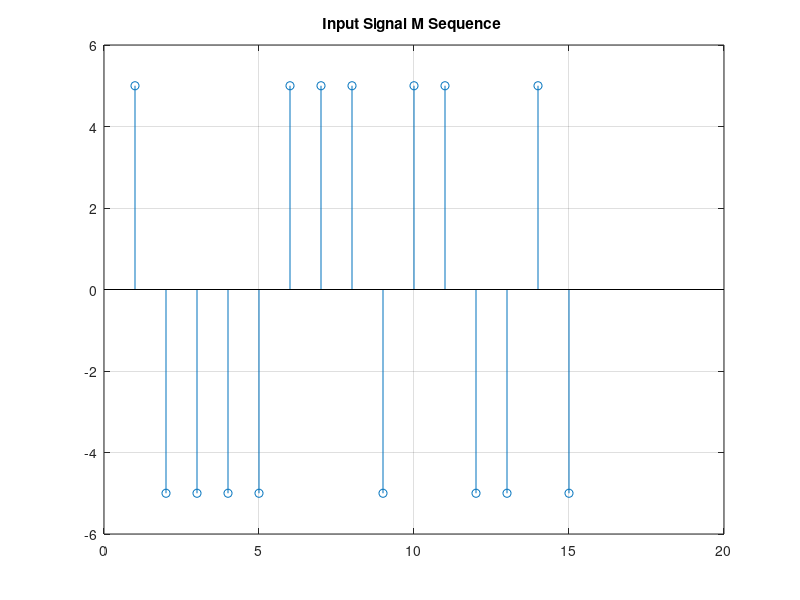
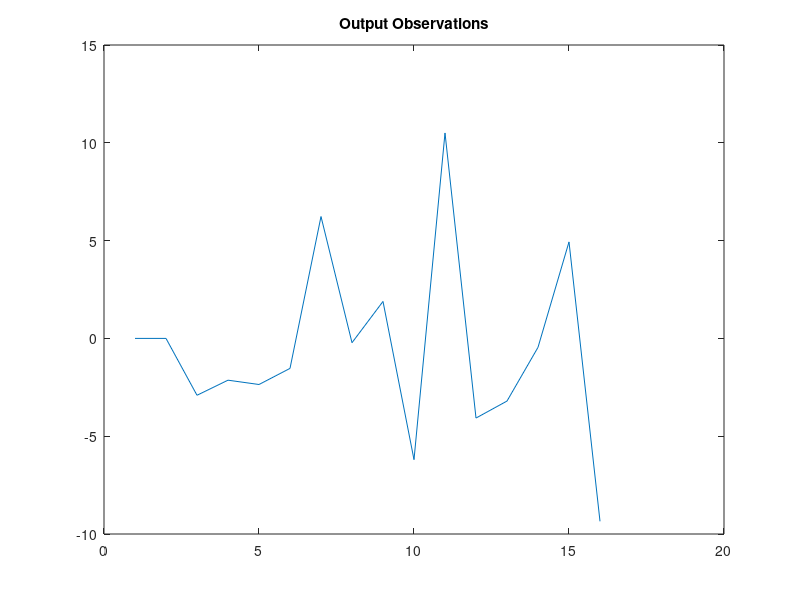

These charts were generated, in order, by the following MATLAB code:
% Identification using the weighted least squares method

clear all;

randn('seed', 100);
v=randn(1,16);         % Generate a set of random noise with a Gaussian distribution of 16 N (0,1)
lambda=0.95;

% M-sequence generation program
L=15;                   % The period of the M sequence
y1=1; y2=1; y3=1; y4=0; % Output initial values of four shift accumulators
for i=1:L;
    x1=xor(y3, y4);
    x2=y1;x3=y2;x4=y3;
    y(i)=y4;
    if y(i)>0.5, u(i)=-5;
        else u(i)=5;
    end
    y1=x1; y2=x2; y3=x3; y4=x4;
end

figure(1)
stem(u), grid on;
title('Input Signal M Sequence ');

pause

% Obtain the input-output data
y=zeros(1,16); % Define the length of output observations
for k=3:16
    y(k)=-1.5*y(k-1)-0.7*y(k-2)+u(k-1)+0.5*u(k-2)+1*v(k);% Observations
end

figure(2)
plot([1:16], y)
title('Output Observations');


% The weighting matrix
for k=3:16 beta(k-2)=lambda^(16-k); end;
Beta=diag(beta);

% Provide sample coefficient matrix
H= [-y(2) -y(1) u(2) u(1); 
    -y(3) -y(2) u(3) u(2); 
    -y(4) -y(3) u(4) u(3); 
    -y(5) -y(4) u(5) u(4); 
    -y(6) -y(5) u(6) u(5); 
    -y(7) -y(6) u(7) u(6); 
    -y(8) -y(7) u(8) u(7); 
    -y(9) -y(8) u(9) u(8); 
    -y(10) -y(9) u(10) u(9); 
    -y(11) -y(10) u(11) u(10); 
    -y(12) -y(11) u(12) u(11); 
    -y(13) -y(12) u(13) u(12); 
    -y(14) -y(13) u(14) u(13); 
    -y(15) -y(14) u(15) u(14)];

% Provide sample observation matrix
Z=[y(3);y(4);y(5);y(6);y(7);y(8);y(9);
   y(10);y(11);y(12);y(13);y(14);y(15);y(16)];

% Calculate parameters
c=inv((Beta*H)'*H)*(Beta*H)'*Z;

% Separation parameters
a1=c(1), a2=c(2), b1=c(3), b2=c(4)
